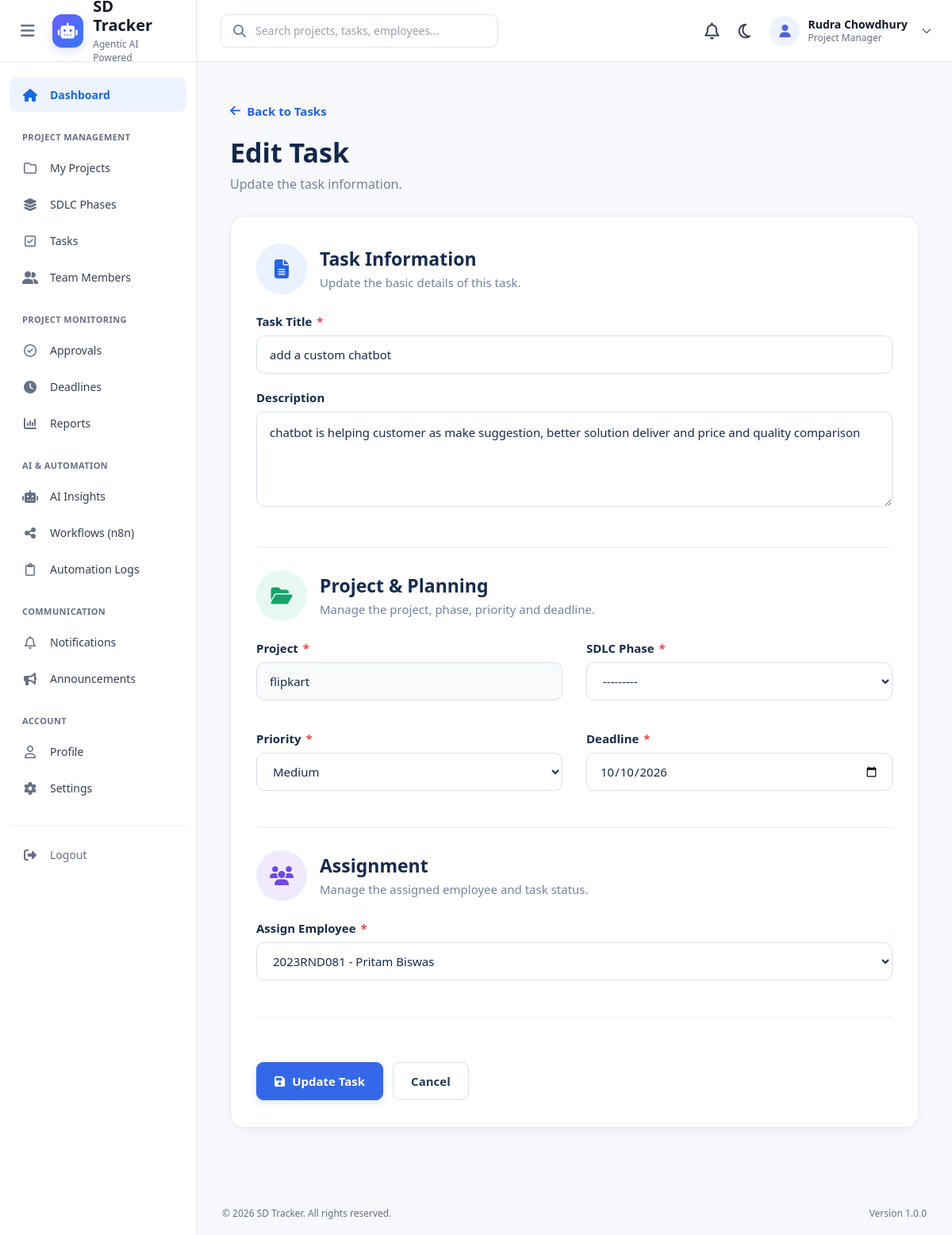
Screenshot of /tasks/3/edit/ (signed in) with the database file from the repository.
### accounts/models.py (models this page shows, shortened)
class Profile(models.Model):
    ROLE_CHOICES = (
        ("admin", "Admin"),
        ("manager", "Project Manager"),
        ("employee", "Employee"),
    )
    user = models.OneToOneField(
        User,
        on_delete=models.CASCADE,
        related_name="profile"
    )
    role = models.CharField(
        max_length=20,
        choices=ROLE_CHOICES,
        default="employee"
    )
    image = models.ImageField(
        upload_to="profiles/",
        blank=True,
        null=True
    )

### tasks/models.py (models this page shows, shortened)
class Task(models.Model):
    STATUS_CHOICES = (
        ("todo", "To Do"),
        ("in_progress", "In Progress"),
        ("in_review", "In Review"),
        ("completed", "Completed"),
        ("overdue", "Overdue"),
    )
    PRIORITY_CHOICES = (
        ("low", "Low"),
        ("medium", "Medium"),
        ("high", "High"),
    )
    REVIEW_CHOICES = (
        ("pending", "Pending"),
        ("approved", "Approved"),
        ("changes_requested", "Changes Requested"),
        ("rejected", "Rejected"),
    )
    title = models.CharField(
        max_length=200
    )
    description = models.TextField(
        blank=True
    )
    project = models.ForeignKey(
        Project,
        on_delete=models.CASCADE,
        related_name="tasks"
    )
    phase = models.ForeignKey(
        SDLCPhase,
        on_delete=models.SET_NULL,
        null=True,
        blank=True,
        related_name="tasks"
    )
    assigned_to = models.ForeignKey(
        Employee,
        on_delete=models.SET_NULL,
        null=True,
        blank=True,
        related_name="assigned_tasks"
    )
    deadline = models.DateField()
    priority = models.CharField(
        max_length=20,
        choices=PRIORITY_CHOICES,
        default="medium"
    )
    status = models.CharField(
        max_length=20,
        choices=STATUS_CHOICES,
        default="todo"
    )
    progress = models.PositiveIntegerField(
        default=0,
        validators=[
            MinValueValidator(0),
            MaxValueValidator(100)
        ]
    )
    work_file = models.FileField(
        upload_to="static/media/task_work/",
        blank=True,
        null=True
    )
    submitted_at = models.DateTimeField(
        blank=True,
        null=True
    )
    review_status = models.CharField(
        max_length=30,
        choices=REVIEW_CHOICES,
        default="pending"
    )
    created_at = models.DateTimeField(
        auto_now_add=True
    )
    updated_at = models.DateTimeField(
        auto_now=True
    )

### projects/models.py (models this page shows, shortened)
class Project(models.Model):
    STATUS_CHOICES = (
        ("planning", "Planning"),
        ("active", "Active"),
        ("on_hold", "On Hold"),
        ("completed", "Completed"),
        ("cancelled", "Cancelled"),
    )
    name = models.CharField(
        max_length=200
    )
    description = models.TextField(
        blank=True
    )
    client_name = models.CharField(
        max_length=150
    )
    start_date = models.DateField()
    deadline = models.DateField()
    status = models.CharField(
        max_length=20,
        choices=STATUS_CHOICES,
        default="planning"
    )
    manager = models.ForeignKey(
        Employee,
        on_delete=models.SET_NULL,
        null=True,
        related_name="managed_projects"
    )
    progress = models.PositiveIntegerField(
        default=0,
        validators=[MaxValueValidator(100)]
    )
    teams = models.ManyToManyField(
        Team,
        related_name="projects",
        blank=True
    )

### tasks/views.py (the view)
# urls.py: path("<int:pk>/edit/",views.task_edit,name="task_edit"),
def task_edit(request, pk):
    task = get_object_or_404(
        Task,
        pk=pk
    )
    if not is_admin_or_manager(request.user):
        return HttpResponseForbidden(
            "You do not have permission to edit this task."
        )
    if request.method == "POST":
        form = TaskEditForm(
            request.POST,
            instance=task
        )
        if form.is_valid():
            form.save()
            return redirect(
                "task_detail",
                pk=task.pk
            )
    else:
        form = TaskEditForm(
            instance=task
        )
    return render(
        request,
        "tasks/task_edit.html",
        {
            "form": form,
            "task": task,
            "title": "Edit Task"
        }
    )

### tasks/templates/tasks/task_edit.html (shortened to what this page needs)
{% extends "base.html" %}
{% load static %}
{% block extra_css %}
<link rel="stylesheet" href="{% static 'css/tasks/task_edit.css' %}">
{% endblock %}
{% block content %}
<div class="task-edit-page">
    <a href="{% url 'task_list' %}" class="back-link">
        <i class="fa-solid fa-arrow-left"></i>
        Back to Tasks
    </a>
    <div class="page-header">
        <div>
            <h1>Edit Task</h1>
            <p>
                Update the task information.
            </p>
        </div>
    </div>
    <div class="task-form-card">
        <form method="POST">
            <div class="form-section">
                <div class="section-header">
                    <div class="section-icon blue">
                        <i class="fa-solid fa-file-lines"></i>
                    </div>
                    <div>
                        <h2>
                            Task Information
                        </h2>
                        <p>
                            Update the basic details of this task.
                        </p>
                    </div>
                </div>
                <div class="form-group full-width">
                    <label for="{{ form.title.id_for_label }}">
                        Task Title
                        <span>*</span>
                    </label>
                    {{ form.title }}
                </div>
                <div class="form-group full-width">
                    <label for="{{ form.description.id_for_label }}">
                        Description
                    </label>
                    {{ form.description }}
                </div>
            </div>
            <div class="form-section">
                <div class="section-header">
                    <div class="section-icon green">
                        <i class="fa-solid fa-folder-open"></i>
                    </div>
                    <div>
                        <h2>
                            Project &amp; Planning
                        </h2>
                        <p>
                            Manage the project, phase, priority and deadline.
                        </p>
                    </div>
                </div>
                <div class="form-row">
                    <div class="form-group">
                        <label>
                            Project
                            <span>*</span>
                        </label>
                        <div class="readonly-field">
                            {{ task.project.name }}
                        </div>
                    </div>
                    <div class="form-group">
                        <label for="{{ form.phase.id_for_label }}">
                            SDLC Phase
                            <span>*</span>
                        </label>
                        {{ form.phase }}
                    </div>
                </div>
                <div class="form-row">
                    <div class="form-group">
                        <label for="{{ form.priority.id_for_label }}">
                            Priority
                            <span>*</span>
                        </label>
                        {{ form.priority }}
                    </div>
                    <div class="form-group">
                        <label for="{{ form.deadline.id_for_label }}">
                            Deadline
                            <span>*</span>
                        </label>
                        {{ form.deadline }}
                    </div>
                </div>
            </div>
            <div class="form-section assignment-section">
                <div class="section-header">
                    <div class="section-icon purple">
                        <i class="fa-solid fa-users"></i>
                    </div>
                    <div>
                        <h2>
                            Assignment
                        </h2>
                        <p>
                            Manage the assigned employee and task status.
                        </p>
                    </div>
                </div>
                <div class="form-group full-width">
                    <label for="{{ form.assigned_to.id_for_label }}">
                        Assign Employee
                        <span>*</span>
                    </label>
                    {{ form.assigned_to }}
                </div>
            </div>
            <div class="form-actions">
                <button
                    type="submit"
                    class="btn btn-primary"
                >
                    <i class="fa-solid fa-floppy-disk"></i>
                    Update Task
                </button>
                <a
                    href="{% url 'task_detail' task.id %}"
                    class="btn btn-secondary"
                >
                    Cancel
                </a>
            </div>
        </form>
    </div>
</div>
{% endblock %}

### templates/base.html (shortened to what this page needs)
{% load static %}
<!DOCTYPE html>
<html lang="en">
<head>
    <link rel="stylesheet" href="{% static 'css/style.css' %}">
    <link
        rel="stylesheet"
        href="https://cdnjs.cloudflare.com/ajax/libs/font-awesome/6.5.2/css/all.min.css"
    >
    {% block extra_css %}{% endblock %}
</head>
<body>
<header class="top-navbar">
    <div class="navbar-left">
        <button
            type="button"
            class="sidebar-toggle"
            id="sidebarToggle"
        >
            <i class="fa-solid fa-bars"></i>
        </button>
        <a href="#" class="logo-section">
            <div class="logo">
                <i class="fa-solid fa-robot"></i>
            </div>
            <div class="logo-text">
                <h2>SD Tracker</h2>
                <span>
                    Agentic AI Powered
                </span>
            </div>
        </a>
    </div>
    <div class="navbar-search">
        <i class="fa-solid fa-magnifying-glass"></i>
        <input
            type="text"
            placeholder="Search projects, tasks, employees..."
        >
    </div>
    <div class="navbar-right">
        <a href="#" class="notification-icon">
            <i class="fa-regular fa-bell"></i>
        </a>
        <button
            type="button"
            class="theme-button"
            id="themeToggle"
        >
            <i class="fa-regular fa-moon"></i>
        </button>
        <div class="user-menu">
            <div class="user-avatar">
                {% if request.user.is_authenticated %}
                    {% if request.user.profile.image %}
                        <img
                            src="{{ request.user.profile.image.url }}"
                            alt="Profile"
                        >
                    {% else %}
                        <i class="fa-solid fa-user"></i>
                    {% endif %}
                {% else %}
                    <i class="fa-solid fa-user"></i>
                {% endif %}
            </div>
            <div class="user-details">
                {% if request.user.is_authenticated %}
                    <strong>
                        {{ request.user.get_full_name|default:request.user.username }}
                    </strong>
                    <span>
                        {{ request.user.profile.get_role_display|default:"User" }}
                    </span>
                {% endif %}
            </div>
            <i class="fa-solid fa-chevron-down user-arrow"></i>
        </div>
    </div>
</header>
<div class="app-layout">
    <aside class="sidebar" id="sidebar">
        <a
            href="{% url 'dashboard' %}"
            class="sidebar-link active"
        >
            <i class="fa-solid fa-house"></i>
            <span>
                Dashboard
            </span>
        </a>
        {% if request.user.is_authenticated and request.user.profile.role == "manager" %}
            <div class="sidebar-heading">
                PROJECT MANAGEMENT
            </div>
            <a href="{% url 'project_list' %}" class="sidebar-link">
                <i class="fa-regular fa-folder"></i>
                <span>
                    My Projects
                </span>
            </a>
            <a href="#" class="sidebar-link">
                <i class="fa-solid fa-layer-group"></i>
                <span>
                    SDLC Phases
                </span>
            </a>
            <a href="{% url 'task_list' %}" class="sidebar-link">
                <i class="fa-regular fa-square-check"></i>
                <span>
                    Tasks
                </span>
            </a>
            <a href="{% url 'team_list' %}" class="sidebar-link">
                <i class="fa-solid fa-user-group"></i>
                <span>
                    Team Members
                </span>
            </a>
            <div class="sidebar-heading">
                PROJECT MONITORING
            </div>
            <a href="#" class="sidebar-link">
                <i class="fa-regular fa-circle-check"></i>
                <span>
                    Approvals
                </span>
            </a>
            <a href="#" class="sidebar-link">
                <i class="fa-solid fa-clock"></i>
                <span>
                    Deadlines
                </span>
            </a>
            <a href="#" class="sidebar-link">
                <i class="fa-solid fa-chart-column"></i>
                <span>
                    Reports
                </span>
            </a>
            <div class="sidebar-heading">
                AI & AUTOMATION
            </div>
            <a href="#" class="sidebar-link">
                <i class="fa-solid fa-robot"></i>
                <span>
                    AI Insights
                </span>
            </a>
            <a href="#" class="sidebar-link">
                <i class="fa-solid fa-share-nodes"></i>
                <span>
                    Workflows (n8n)
                </span>
            </a>
            <a href="#" class="sidebar-link">
                <i class="fa-regular fa-clipboard"></i>
                <span>
                    Automation Logs
                </span>
            </a>
            <div class="sidebar-heading">
                COMMUNICATION
            </div>
            <a href="#" class="sidebar-link">
                <i class="fa-regular fa-bell"></i>
                <span>
                    Notifications
                </span>
            </a>
            <a href="#" class="sidebar-link">
                <i class="fa-solid fa-bullhorn"></i>
                <span>
                    Announcements
                </span>
            </a>
            <div class="sidebar-heading">
                ACCOUNT
            </div>
            <a href="#" class="sidebar-link">
                <i class="fa-regular fa-user"></i>
                <span>
                    Profile
                </span>
            </a>
            <a href="#" class="sidebar-link">
                <i class="fa-solid fa-gear"></i>
                <span>
                    Settings
                </span>
            </a>
        {% endif %}
        <div class="sidebar-bottom">
            <a
                href="{% url 'logout' %}"
                class="sidebar-link logout-link"
            >
                <i class="fa-solid fa-right-from-bracket"></i>
                <span>
                    Logout
                </span>
            </a>
        </div>
    </aside>
    <main class="main-content">
        {% block content %}{% endblock %}
    </main>
</div>
<footer class="footer">
    <p>
        © {% now "Y" %} SD Tracker. All rights reserved.
    </p>
    <span>
        Version 1.0.0
    </span>
</footer>
</body>
</html>

### rows the page displays
Task: title "add a custom chatbot", description "chatbot is helping customer as make suggestion, better solution deliver and price and quality comparison", project.name "flipkart", phase "---------", priority "Medium", deadline "10/10/2026", assigned_to "2023RND081 - Pritam Biswas"

### other values shown
{{ request.user.get_full_name|default:request.user.username }} "Rudra Chowdhury"
{{ request.user.profile.get_role_display|default:"User" }} "Project Manager"
